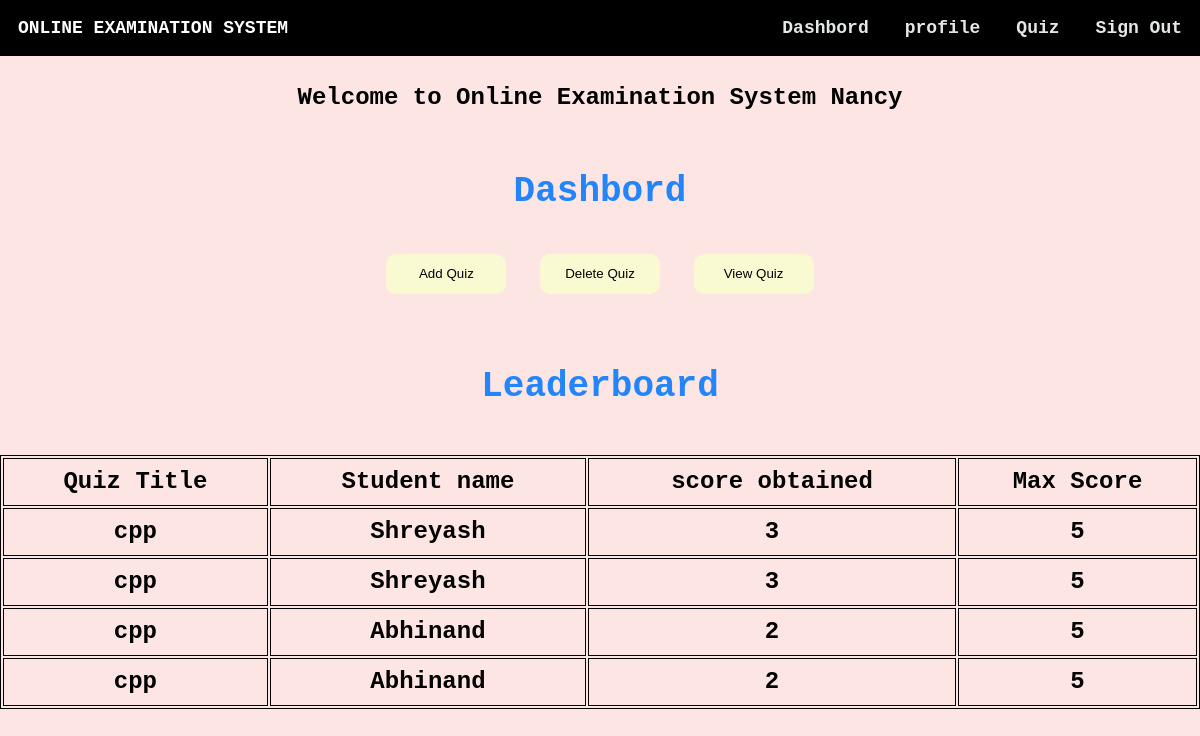
The page /homestaff.php (signed in) on the database its author committed.
### tables this page shows
CREATE TABLE `staff` (
  `staffid` varchar(10) NOT NULL,
  `name` varchar(20) NOT NULL,
  `mail` varchar(30) NOT NULL,
  `phno` varchar(10) NOT NULL,
  `gender` varchar(1) NOT NULL,
  `DOB` varchar(10) NOT NULL,
  `pw` varchar(200) NOT NULL,
  `dept` varchar(3) DEFAULT NULL
);

CREATE TABLE `score` (
  `slno` int(11) NOT NULL,
  `score` int(11) NOT NULL,
  `quizid` int(11) NOT NULL,
  `mail` varchar(30) DEFAULT NULL,
  `totalscore` int(11) DEFAULT NULL,
  `remark` varchar(20) DEFAULT NULL
);

CREATE TABLE `quiz` (
  `quizid` int(11) NOT NULL,
  `quizname` varchar(20) NOT NULL,
  `date_created` timestamp NOT NULL DEFAULT current_timestamp(),
  `mail` varchar(30) DEFAULT NULL
);

CREATE TABLE `student` (
  `usn` varchar(10) NOT NULL,
  `name` varchar(20) NOT NULL,
  `mail` varchar(30) NOT NULL,
  `phno` varchar(10) NOT NULL,
  `gender` varchar(1) NOT NULL,
  `DOB` varchar(10) NOT NULL,
  `pw` varchar(200) NOT NULL,
  `dept` varchar(3) DEFAULT NULL
);

### homestaff.php (the view, shortened to what this page needs)
<html>
<head>
</head>
<?php
$conn = mysqli_connect('localhost', 'root', '', 'project');
if (!$conn) {
    echo "<script>alert(\"Database error retry after some time !\")</script>";
} else {
    $type1 = $_SESSION["type"];
    $username1 = $_SESSION["username"];
    $sql = "select * from " . $type1 . " where mail='{$username1}'";
    $res =   mysqli_query($conn, $sql);
    if ($res == true) {
        while ($row = mysqli_fetch_array($res)) {
            $dbname = $row['name'];
        }
    }
}
?>
<body style="margin: 0 !important;font-weight: bolder !important;font-family: 'Courier New', Courier, monospace;height:auto;color:#fff">
    <div style="background-color: #fce5e3;height: auto;color:#fff !important">
        <div class="navbar" style="display: inline-flex;width: 100%;color:#fff;position:fixed;">
            <section style="margin: 1.5vw;">ONLINE EXAMINATION SYSTEM</section>
            <ul style="display: inline-flex;padding: 0 !important;margin: 0;float: right;right: 0;position: fixed;width: 50vw;color:#e3e8e4;">
                <li onclick="dash()">Dashbord</li>
                <li onclick="prof()">profile</li>
                <li onclick="score()">Quiz</li>
                <li onclick="lo()">Sign Out</li>
            </ul>
        </div><br><br>
        <center>
            <section style="width:100vw;margin:0vw;margin-top:4vw;font-size:2vw;color: #000;">Welcome to Online Examination System&nbsp;<?php echo $dbname ?></section>
        </center>
        <section class="dash" style="margin: 5vw;width: 90vw;">
            <center>
                <h1 style="font-weight:bolder;font-size:3vw;color: #2385fc;">Dashbord</h1>
            </center>
            <center> <button onclick="addquiz()">Add Quiz</button> <button onclick="delquiz()">Delete Quiz</button> <button onclick="viewq()">View Quiz</button></center>
        </section>
        <section style="color: #2385fc; !important">
            <?php
            $sql = "select quizname,s.name,score,totalscore from student s,staff st,score sc,quiz q where q.quizid=sc.quizid and s.mail=sc.mail and q.mail='{$username1}' ORDER BY score DESC";
            $res = mysqli_query($conn, $sql);
            if ($res) {
                echo "<center><h1 style=\"font-size: 3vw\">Leaderboard</h1></center>";
                echo "<table id=\"le\"><thead><tr><td>Quiz Title</td>&nbsp;<td>Student name</td><td>score obtained</td><td>Max Score</td></tr></thead>";
                while ($row = mysqli_fetch_assoc($res)) {
                    echo "<tr><td>" . $row["quizname"] . "</td><td>" . $row["name"] . "</td><td>" . $row["score"] . "</td><td>" . $row["totalscore"] . "</td></tr>";
                }
                echo "</table>";
            } else {
                echo mysqli_error($conn);
            }
            ?>
        </section>
    </div>
</body>
</html>

### homestaff.php (style rules this page uses)
body>div { min-height: 100% !important; }
table { border: 1px solid black; width: 100% !important; font-weight: bolder; font-size: 2vw; color: #7e7e7e; }
td { border: 1px solid black; width: 20%; font-weight: bolder; font-size: 2vw; }
li { margin: 1.5vw; }
ul { list-style: none; width: auto !important; }
.navbar { background-color: #000 !important; font-size: 1.5vw; cursor: default; }
button { height: 5vh; width: 10vw; background-color: lightgoldenrodyellow; color: black; outline: none; border: none; border-radius: 10px; margin: 1vw; }
::placeholder { font-weight: bold; font-family: 'Courier New', Courier, monospace; }
table { width: 90vw; margin-left: 5vw; margin-right: 5vw; align-content: center; border: 1px solid black; }
thead { font-weight: 900; font-size: 1.5vw; }
td { width: auto; border: 1px solid black; text-align: center; height: 4vw; font-weight: bold; color: #000; }
#le { width: 90vw; margin: 0; color: #fff; }

### rows shown on the page
staff: name "Nancy"
score: quizid.quizname "cpp", mail.name "Shreyash", score "3", totalscore "5"
score: quizid.quizname "cpp", mail.name "Abhinand", score "2", totalscore "5"
